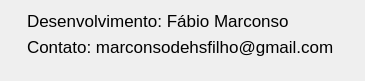
<?xml version="1.0" encoding="UTF-8"?>
<ui version="4.0">
 <class>Dialog</class>
 <widget class="QDialog" name="Dialog">
  <property name="geometry">
   <rect>
    <x>0</x>
    <y>0</y>
    <width>365</width>
    <height>81</height>
   </rect>
  </property>
  <property name="sizePolicy">
   <sizepolicy hsizetype="Fixed" vsizetype="Fixed">
    <horstretch>0</horstretch>
    <verstretch>0</verstretch>
   </sizepolicy>
  </property>
  <property name="font">
   <font>
    <pointsize>13</pointsize>
   </font>
  </property>
  <property name="windowTitle">
   <string>Sobre:</string>
  </property>
  <layout class="QFormLayout" name="formLayout">
   <item row="0" column="0">
    <widget class="QLabel" name="label">
     <property name="text">
      <string/>
     </property>
    </widget>
   </item>
   <item row="0" column="1">
    <widget class="QLabel" name="label_2">
     <property name="text">
      <string>Desenvolvimento: Fábio Marconso</string>
     </property>
    </widget>
   </item>
   <item row="1" column="1">
    <widget class="QLabel" name="label_3">
     <property name="text">
      <string>Contato: marconsodehsfilho@gmail.com</string>
     </property>
    </widget>
   </item>
  </layout>
 </widget>
 <resources/>
 <connections/>
</ui>
